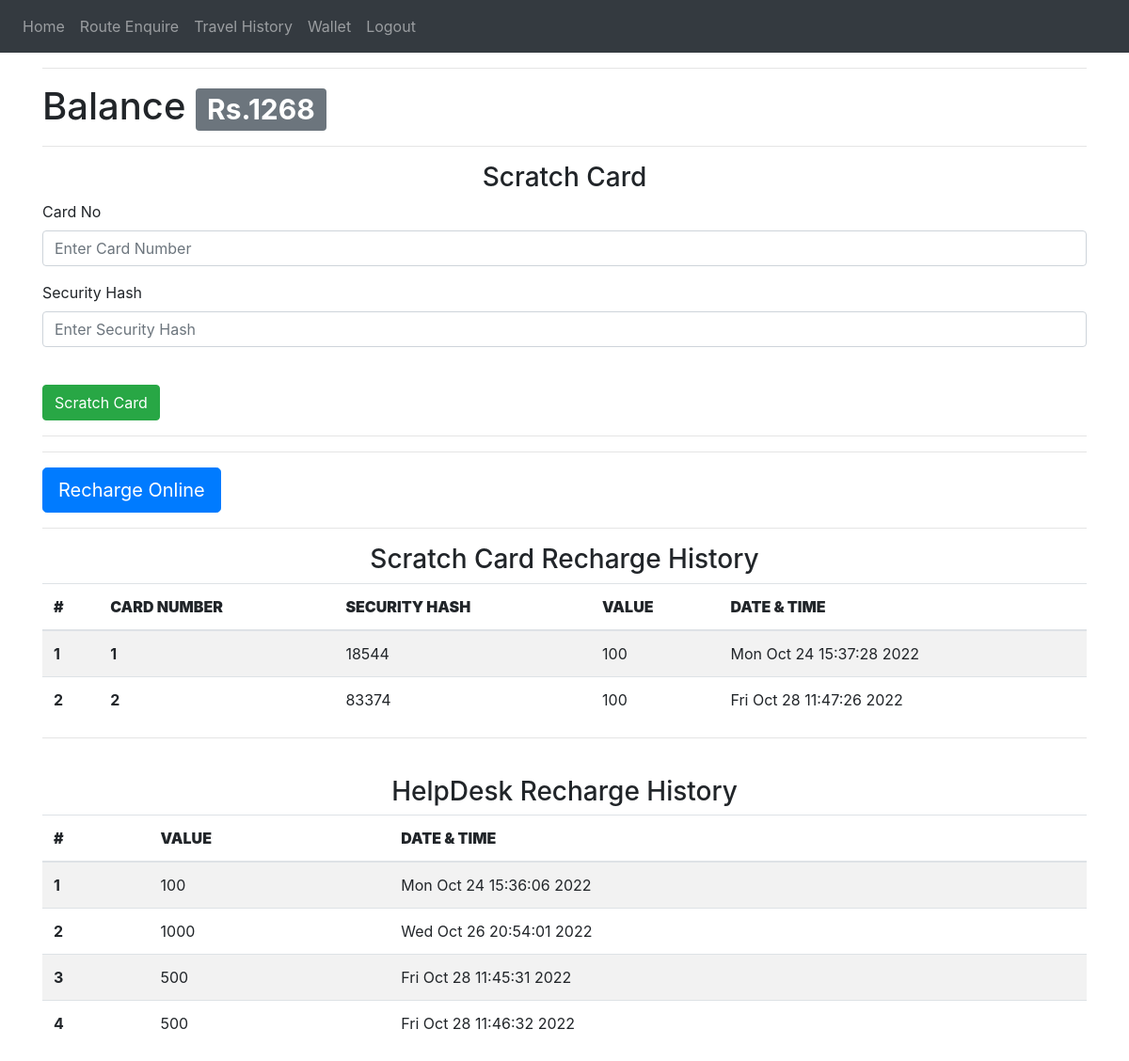
/user-wallet (signed in), run on the app's committed database.
### website/models.py (models this page shows)
class User(db.Model, UserMixin):
    id = db.Column(db.Integer, primary_key=True)
    email = db.Column(db.String(150), unique=True)
    password = db.Column(db.String(150))
    name = db.Column(db.String(150))
    phone_number = db.Column(db.String(15))
    type = db.Column(db.String(1))
    account_number = db.Column(db.String(10))
    balance = db.Column(db.Integer)
    scratch_cards = db.relationship('Scratch_card')
    helpdesk_recharges = db.relationship('Helpdesk_recharge')
    trips = db.relationship('Trip')

class Scratch_card(db.Model,UserMixin):
    id = db.Column(db.Integer , primary_key = True)
    card_number =db.Column(db.Integer)
    security_hash = db.Column(db.Integer)
    value = db.Column(db.Integer)
    status = db.Column(db.String(1))
    user_id = db.Column(db.Integer , db.ForeignKey('user.id'))
    date = db.Column(db.String(10))

class Helpdesk_recharge(db.Model,UserMixin):
    id = db.Column(db.Integer , primary_key = True)
    value = db.Column(db.Integer)
    date = db.Column(db.String(100))
    account_number = db.Column(db.String(10) , db.ForeignKey('user.account_number'))

### website/views.py (the view, shortened to what this page needs)
@views.route('/user-wallet', methods=['GET', 'POST'])
@login_required
def user_wallet():
    history = current_user.scratch_cards
    help = current_user.helpdesk_recharges
    return render_template("user_wallet.html" , user = current_user , history=history , help = help )

### website/__init__.py (called while the page is built)
def create_app():
    app = Flask(__name__)
    app.config['SECRET_KEY'] = '#itsactuallyapassword'
    app.config['SQLALCHEMY_DATABASE_URI'] = f'sqlite:///{DB_NAME}'
    db.init_app(app)
    from .views import views
    from .auth import auth
    app.register_blueprint(views, url_prefix='/')
    app.register_blueprint(auth, url_prefix='/')
    from .models import User, Conductor_details
    create_database(app)
    login_manager = LoginManager()
    login_manager.login_view = 'auth.login'
    login_manager.init_app(app)
    @login_manager.user_loader
    def load_user(id):
        return User.query.get(int(id))
    return app

### website/templates/user_wallet.html (shortened to what this page needs)
{% extends "base.html" %}
{% block content %}
<hr>
<div>
  <h1>Balance <span class="badge badge-secondary">Rs.{{user.balance}}</span></h1>
<hr>
<form method="POST">
  <h3 align="center">Scratch Card</h3>
  <div class="form-group">
    <label for="from">Card No</label>
    <input
      type="text"
      class="form-control"
      id="card_number"
      name="card_number"
      placeholder="Enter Card Number"
    />
  </div>
  <div class="form-group">
    <label for="Security Hash">Security Hash</label>
    <input
      type="text"
      class="form-control"
      id="security_hash"
      name="security_hash"
      placeholder="Enter Security Hash"
    />
  </div>
  <br />
  <button type="submit" class="btn btn-primary btn-success">Scratch Card</button>
</form>
<hr>
<hr>
<div>
  <a class="btn btn-primary btn-lg " href="#" role="button">Recharge Online</a><br>
  <hr>
</div>
<div>
<h3 align="center">Scratch Card Recharge History</h3>
<table class="table table-striped">
  <thead>
    <tr>
      <th scope="col" ><b>#</b></th>
      <th scope="col"><b>CARD NUMBER</b></th>
      <th scope="col"><b>SECURITY HASH</b></th>
      <th scope="col"><b>VALUE</b></th>
      <th scope="col"><b>DATE & TIME</b></th>
    </tr>
  </thead>
  <tbody>
    {%for h in history%}
    <tr>
      <th>{{h.id}}</th>
      <th>{{h.card_number}}</th>
      <td>{{h.security_hash}}</td>
      <td>{{h.value}}</td>
      <td>{{h.date}}</td>
    </tr>
    {%endfor%}
  </tbody>
</table>
</div>
<hr><br>
<div>
  <h3 align="center">HelpDesk Recharge History</h3>
  <table class="table table-striped">
    <thead>
      <tr>
        <th scope="col" ><b>#</b></th>
        <th scope="col"><b>VALUE</b></th>
        <th scope="col"><b>DATE & TIME</b></th>
      </tr>
    </thead>
    <tbody>
      {%for h in help%}
      <tr>
        <th>{{h.id}}</th>
        <td>{{h.value}}</td>
        <td>{{h.date}}</td>
      </tr>
      {%endfor%}
    </tbody>
  </table>
  </div>
{% endblock %}

### data on the page
User: balance "1268"
Scratch_card: id "1", card_number "1", security_hash "18544", value "100", date "Mon Oct 24 15:37:28 2022"
Scratch_card: id "2", card_number "2", security_hash "83374", value "100", date "Fri Oct 28 11:47:26 2022"
Helpdesk_recharge: id "1", value "100", date "Mon Oct 24 15:36:06 2022"
Helpdesk_recharge: id "2", value "1000", date "Wed Oct 26 20:54:01 2022"
Helpdesk_recharge: id "3", value "500", date "Fri Oct 28 11:45:31 2022"
Helpdesk_recharge: id "4", value "500", date "Fri Oct 28 11:46:32 2022"
